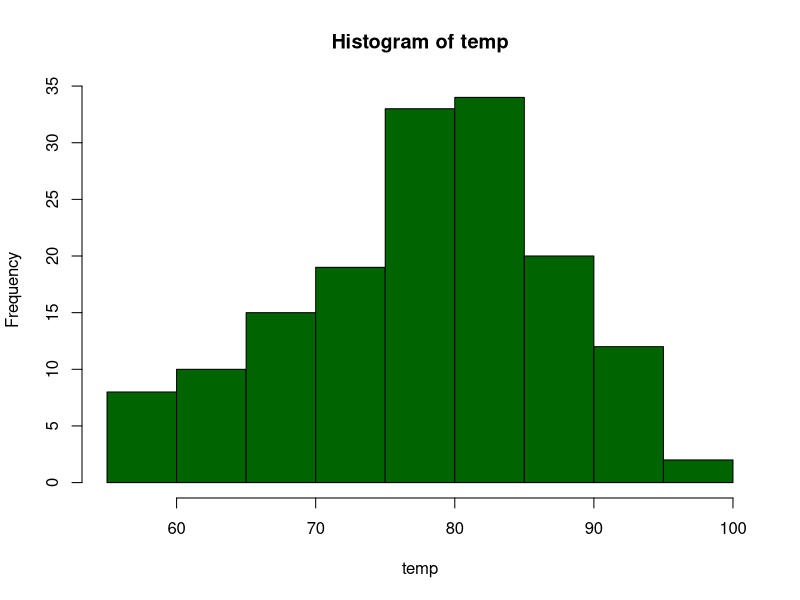
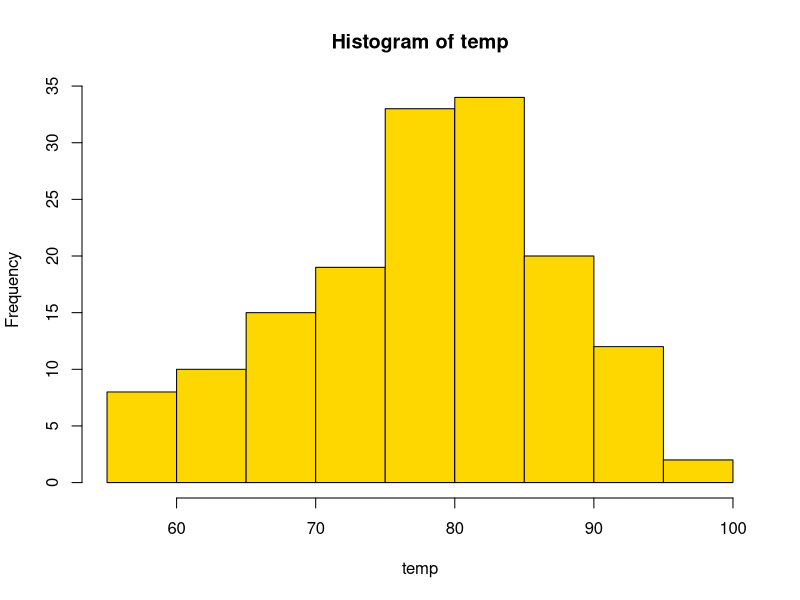
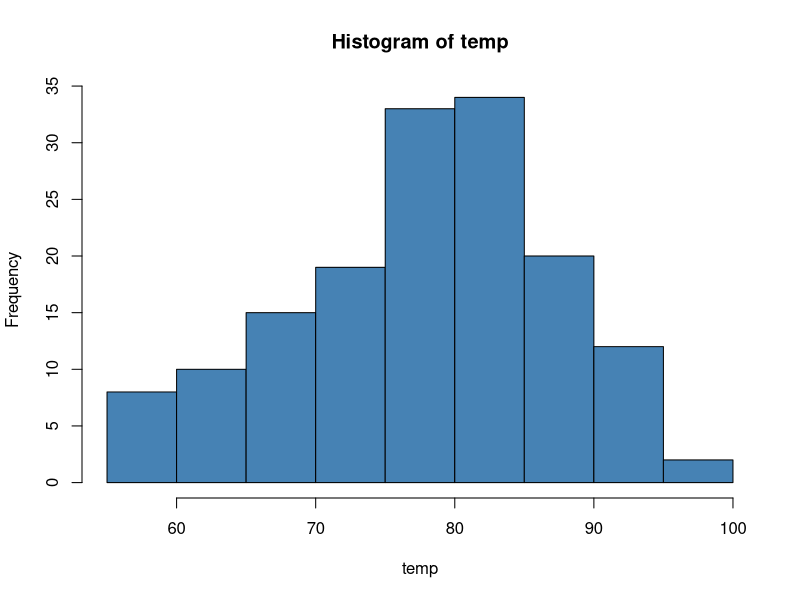
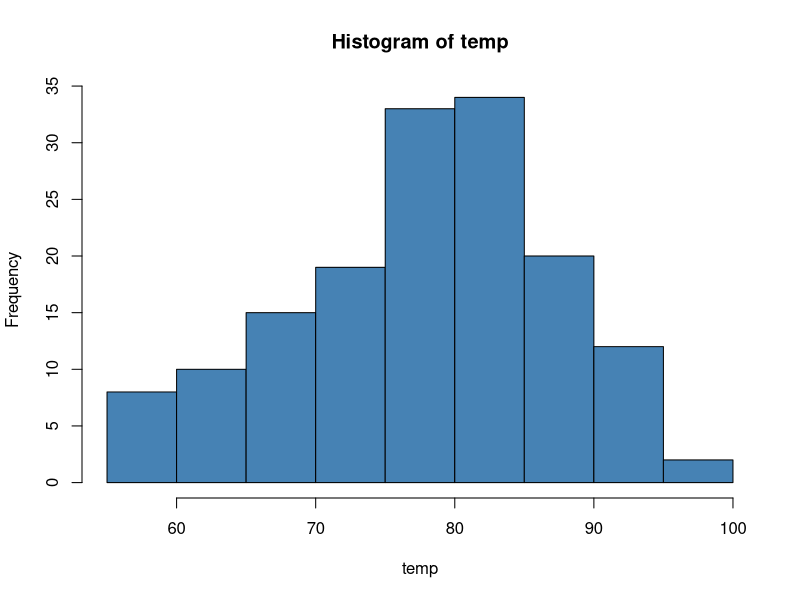
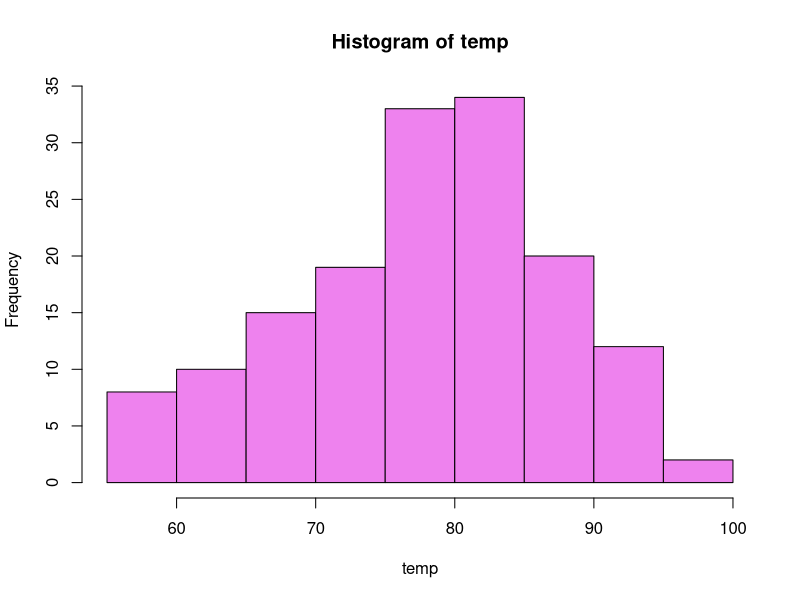
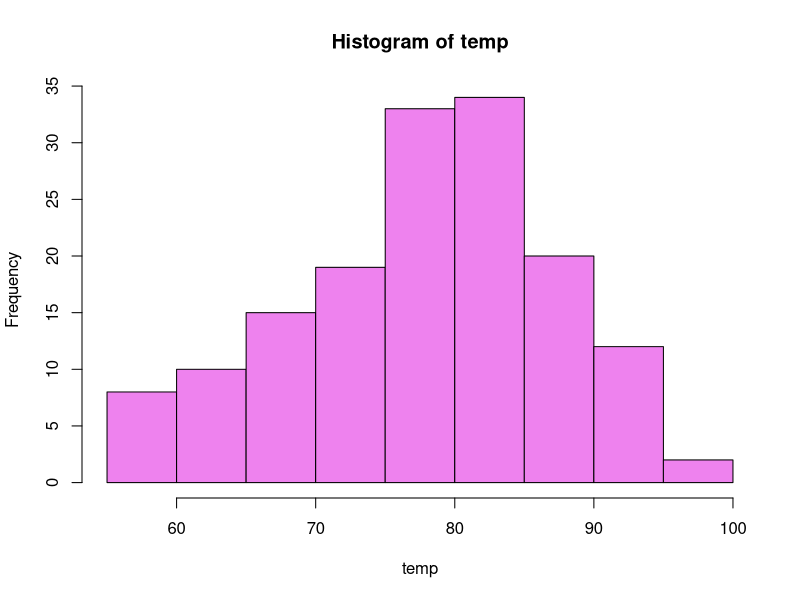

Reproduce these figures in R, in order.
#saving the graphs to file system
temp<-airquality$Temp

#Saving the plot in jpeg format in the current directory with default resolution 480 x 480
jpeg(file="saving_plot1.jpeg")
hist(temp, col="darkgreen")
dev.off()

#Saving a plot in png format with a custom dimensions.
#The location can be specified along with the filename. C:/R/plots/saving_plot2.png
png(file="saving_plot2.png",
    width=600, height=350)
hist(temp, col="gold")
dev.off()

#Saving a plot in bmp format with details such as width, height in inches and resolution of 100
bmp(file="saving_plot3.bmp",
    width=6, height=4, units="in", res=100)
hist(temp, col="steelblue")
dev.off()

#Saving the plot in tiff format.
tiff(file="saving_plot3.tiff",
     width=6, height=4, units="in", res=100)
hist(temp, col="steelblue")
dev.off()

#To save the plot in ps format
postscript(file="saving_plot4.ps")
hist(temp, col="violet")
dev.off()
#To save the plot in vector formats
#Save the plot in pdf format

pdf(file="saving_plot4.pdf")
hist(temp, col="violet")
dev.off()

